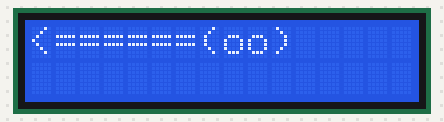
A sketch run on a simulated Arduino Uno, built with avr-gcc and run on an emulated ATmega328P. On the bench: 16×2 character LCD.

Above: at 0.1 s.
At 0.86 s:
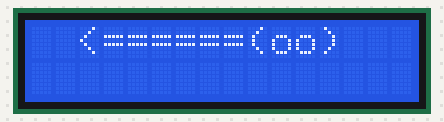
At 1.86 s:
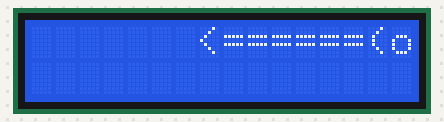
At 2.66 s:
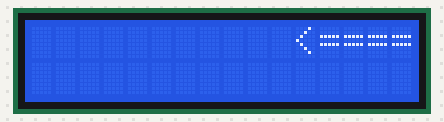
At 3.6 s:
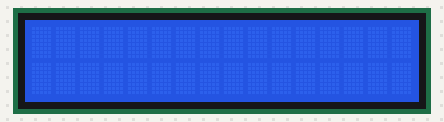
At 5.3 s:
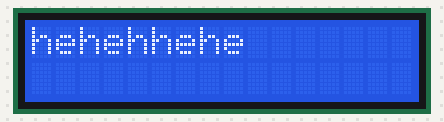

The sketch:

lcd_teste_16x2.ino
```cpp
#include <LiquidCrystal.h>

LiquidCrystal lcd(12, 11, 5, 4, 3, 2);

void setup(){
   lcd.begin(16,2);
}

void loop(){
  sayhello();
  pisca();
}

void pisca(){
  for (int x=0; x<3; x++){
    lcd.print("hehehhehe");
    delay(500);
    lcd.clear();
    delay(250);
  }
}

void sayhello(){
  lcd.clear();
  lcd.setCursor(0,0);
  lcd.print("<======(oo)");
  lcd.setCursor(0,1);
  lcd.print("");
  delay(500);
  for (int x=0; x<16; x++){
     lcd.scrollDisplayRight();
     delay(200);
  }
}
```

Measured:
- by itself, everything shown: repeats every 6.0 s, in 21 steps
- what the display in image 4 shows lasts 0.9 s, from 3.6 s to 4.5 s
- what the display in image 5 shows lasts 0.5 s, from 5.3 s to 5.8 s
